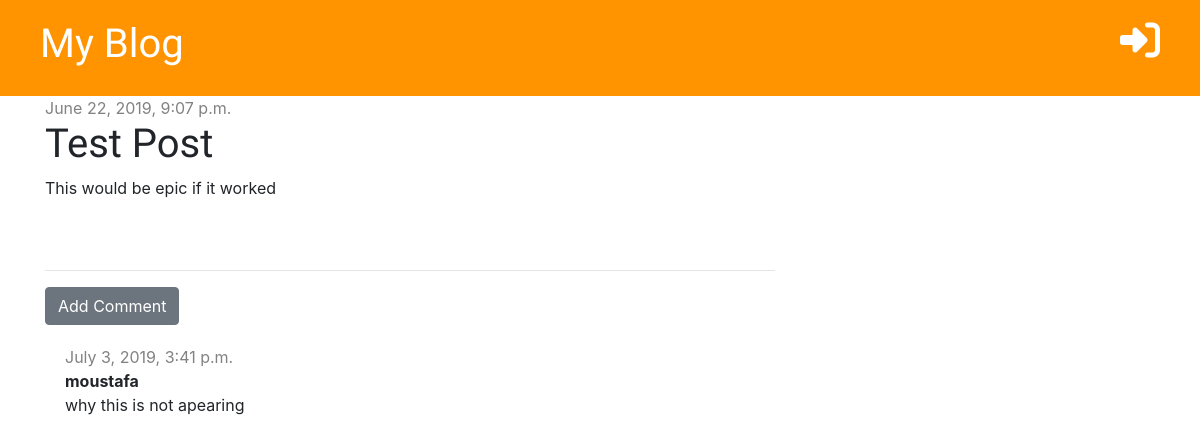
The app's page /post/4/ with its own data.
### blog/models.py (models this page shows, shortened)
class Post(models.Model):
    author = models.ForeignKey('auth.User', on_delete= models.CASCADE)
    title = models.CharField(max_length=200)
    text = models.TextField()
    created_date = models.DateTimeField(default=timezone.now)
    published_date = models.DateTimeField(blank=True, null=True)

class Comment(models.Model):
    post = models.ForeignKey('blog.Post', on_delete=models.CASCADE, related_name='comments')
    author = models.CharField(max_length=200)
    created_date = models.DateTimeField(default=timezone.now)
    text = models.TextField()
    approved = models.BooleanField(default=False)

### blog/views.py (the view)
# urls.py: path('post/<int:pk>/', views.post_detail, name='post_detail'),
def post_detail(request, pk):
    posts = get_object_or_404(Post, pk=pk)
    stuff_for_frontend = {'posts': posts }
    return render(request, 'blog/post_detail.html', stuff_for_frontend)

### blog/templates/blog/post_detail.html (shortened to what this page needs)
{% extends 'blog/base.html' %}
{% block content %}
    <div class="post">
        {% if posts.published_date %}
            <div class="date">
                {{ posts.published_date }}
            </div>
        {% else %}
            <a href="{% url 'post_publish' pk=posts.pk %}" class="btn btn-primary">Publish</a>
        {% endif %}
        <h1>{{ posts.title }}</h1>
        <p>{{ posts.text|linebreaksbr }}</p>
    </div>
   <hr>
    <a href="{% url 'add_comment_to_post' pk=posts.pk %}" class="btn btn-secondary">Add Comment</a>
    {% for comment in posts.comments.all %}
        {% if user.is_authenticated or comment.approved %}
        <div class="comment">
            <div class="date">
                {{ comment.created_date }}
            </div>
            <strong>{{ comment.author }}</strong>
            <p>{{ comment.text }}</p>
        </div>
        {% endif %}
    {% empty %}
        <p>No comments yet...</p>
    {% endfor %}
{% endblock %}

### blog/static/blog/style.css (style rules this page uses)
h1, h2, h3, h4 { font-family: 'Tangerine', 'Inconsolata', 'Droid Sans', serif; font-size: 48px; }
.date { color: #828282; }
.post { margin-bottom: 70px; }
.comment { margin: 20px 0px 20px 20px; }

### records on screen
Post: published_date "June 22, 2019, 9:07 p.m.", title "Test Post", text "This would be epic if it worked"
Comment: created_date "July 3, 2019, 3:41 p.m.", author "moustafa", text "why this is not apearing"
